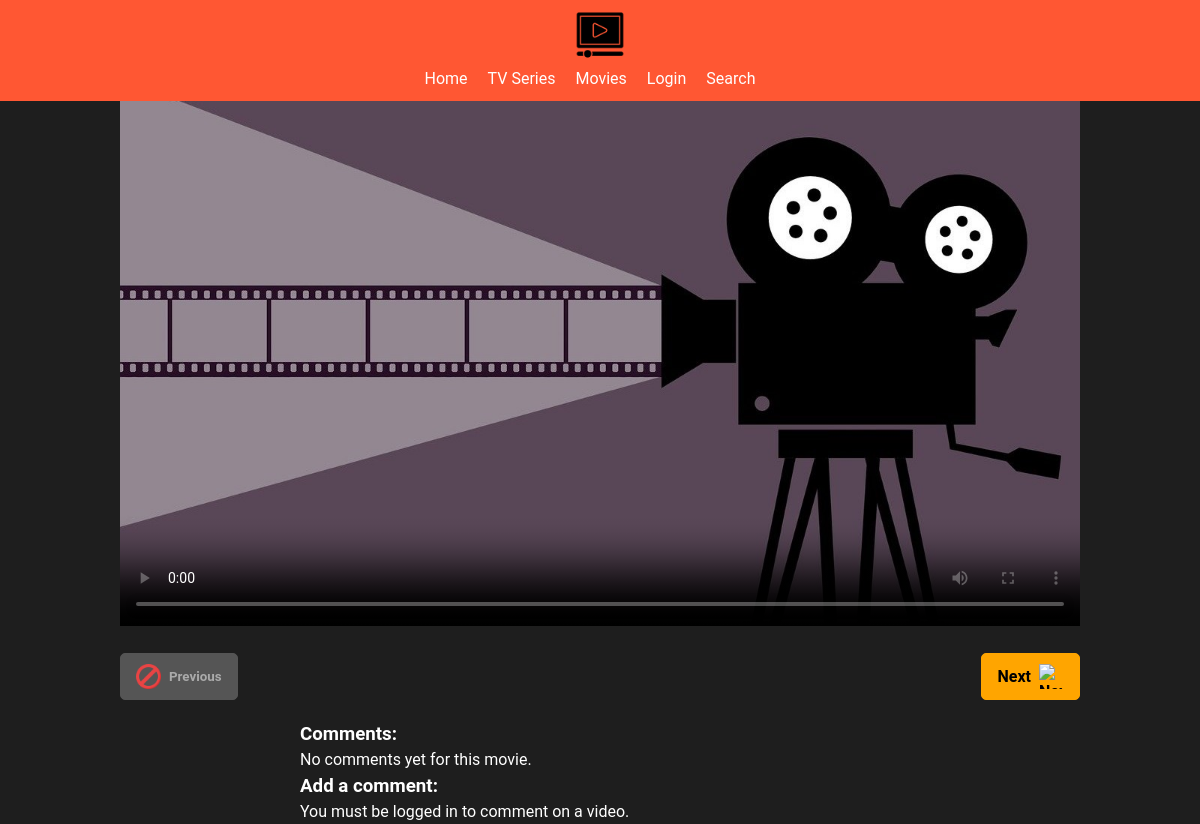
The app's page /player.php?id=1&type=movie, older data.
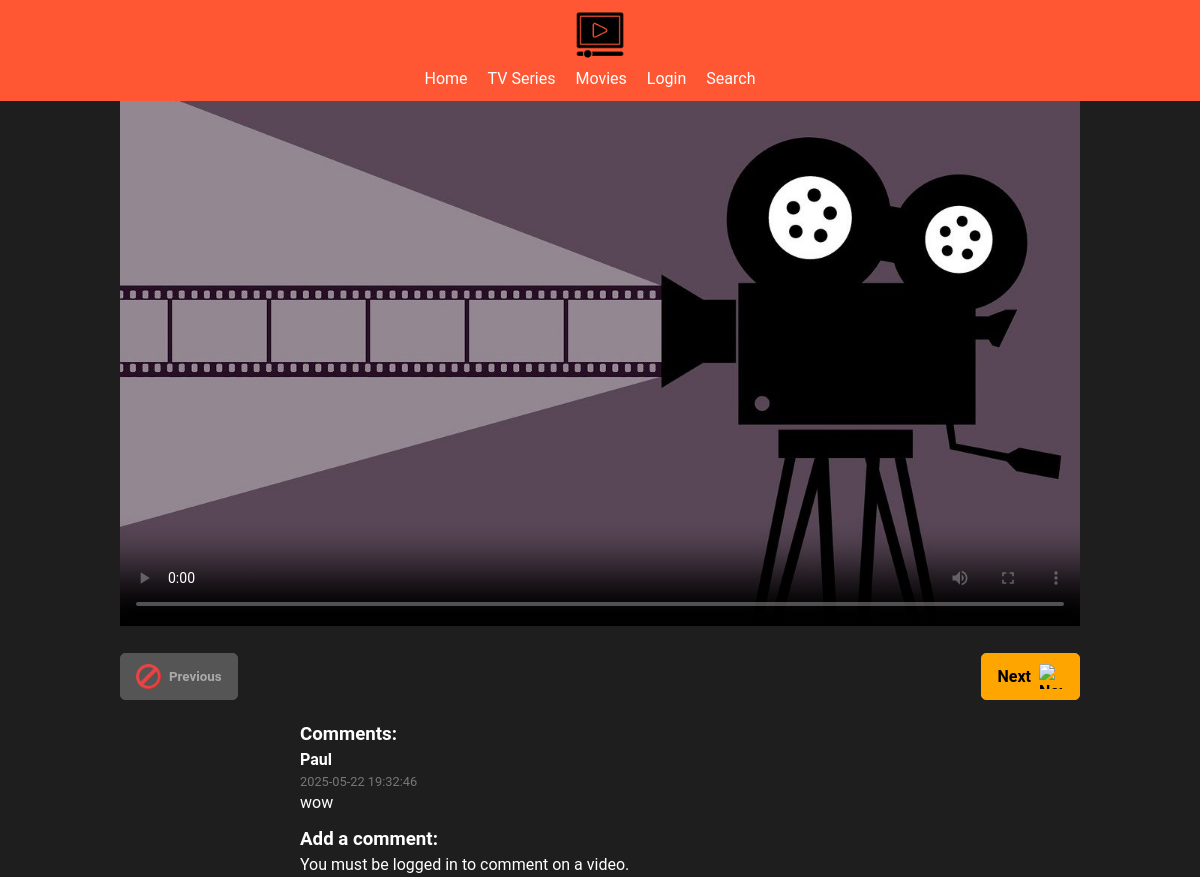
The same page, newer data.
### tables this page shows
CREATE TABLE `comments` (
  `id` int(11) NOT NULL,
  `comment` text NOT NULL,
  `comment_date` timestamp NOT NULL DEFAULT current_timestamp(),
  `username` varchar(50) NOT NULL,
  `user_id` int(11) NOT NULL,
  `video_id` int(11) DEFAULT NULL,
  `video_type` varchar(50) DEFAULT NULL
);

### player.php (the view, shortened to what the changed rows need)
<?php
$servername = "localhost";
$db_username = "root";
$db_password = "";
$dbname = "webpage_for_video_sharing";
$conn = new mysqli($servername, $db_username, $db_password, $dbname);
$current_video_id = null;
$current_video_type = null;
$video_data = null;
$error_message_video = '';
if (isset($_GET['id']) && isset($_GET['type'])) {
    $current_video_id = filter_var($_GET['id'], FILTER_VALIDATE_INT);
    $current_video_type = htmlspecialchars($_GET['type']);
    if ($current_video_id === false) {
        $error_message_video = "Invalid video ID.";
        $current_video_id = null;
    } elseif (!in_array($current_video_type, ['movie', 'tv_series'])) {
        $error_message_video = "Invalid video type.";
        $current_video_type = null;
    } else {
        $table_name = '';
        if ($current_video_type === 'movie') {
            $table_name = 'movies';
        } elseif ($current_video_type === 'tv_series') {
            $table_name = 'tv_series';
        }
        if ($table_name) {
            $stmt_video = $conn->prepare("SELECT title, video_url, thumbnail_url FROM $table_name WHERE id = ?");
            if ($stmt_video) {
                $stmt_video->bind_param("i", $current_video_id);
                $stmt_video->execute();
                $result_video = $stmt_video->get_result();
                if ($result_video->num_rows > 0) {
                    $video_data = $result_video->fetch_assoc();
                } else {
                    $error_message_video = ucfirst($current_video_type) . " not found.";
                }
            } else {
                $error_message_video = "Error preparing video query: " . $conn->error;
            }
        }
    }
} else {
    $error_message_video = "Video ID and type not specified. Please select a video to play.";
}
?>
<!DOCTYPE html>
<html lang="en">
<head>
    <link rel="stylesheet" href="player_style.css">
</head>
<body>
<main>
    <section>
        <?php if ($video_data && !empty($video_data['video_url'])): ?>
            <video controls poster="<?php echo htmlspecialchars($video_data['thumbnail_url']); ?>" width="100%">
                <source src="<?php echo htmlspecialchars($video_data['video_url']); ?>" type="video/mp4">
            </video>
        <?php else: ?>
            <p><?php echo htmlspecialchars($error_message_video ?: "Video not available or URL missing in database."); ?></p>
        <?php endif; ?>
        <ul id="player_buttons">
            <li>
            </li>
            <li>
            </li>
        </ul>
        <article>
            <h3>Comments:</h3>
            <?php
            if ($current_video_id && $current_video_type) {
                $stmt_get_comments = $conn->prepare("SELECT username, comment, comment_date FROM comments WHERE video_id = ? AND video_type = ? ORDER BY comment_date DESC");
                if ($stmt_get_comments) {
                    $stmt_get_comments->bind_param("is", $current_video_id, $current_video_type);
                    $stmt_get_comments->execute();
                    $result_comments = $stmt_get_comments->get_result();
                    if ($result_comments->num_rows > 0) {
                        while ($row_comment = $result_comments->fetch_assoc()) {
                            echo "<p class='comment'>
                                    <span class='author'>" . htmlspecialchars($row_comment['username']) . "</span>
                                    <span class='timestamp'>" . htmlspecialchars($row_comment['comment_date']) . "</span>
                                    " . htmlspecialchars($row_comment['comment']) . "
                                  </p>";
                        }
                    } else {
                        echo "No comments yet for this " . htmlspecialchars($current_video_type) . ".";
                    }
                } else {
                    echo "Error loading comments: " . $conn->error;
                }
            } else {
                echo "Comments are not available (no video selected).";
            }
            ?>
            <h3>Add a comment:</h3>
            <?php
            if (isset($_SESSION['username']) && $current_video_id && $current_video_type) {
                echo '
                <form id="comment-form" method="post">
                    <label for="message">Comment:</label>
                    <textarea id="message" name="comment" required></textarea>
                    <button type="submit" id="sub">Submit</button>
                </form>
                ';
            } else {
                echo '<p>You must be <a href="login.php">logged in</a> to comment on a video.</p>';
            }
            ?>
        </article>
    </section>
</main>
</body>
</html>

Row changes from the older to the newer data that the page shows:
added comments: username "Paul", comment_date "2025-05-22 19:32:46", comment "wow"
Text that changed along with them:
$current_video_type: "movie" → (not shown)
text no longer shown: "No comments yet for this ."
